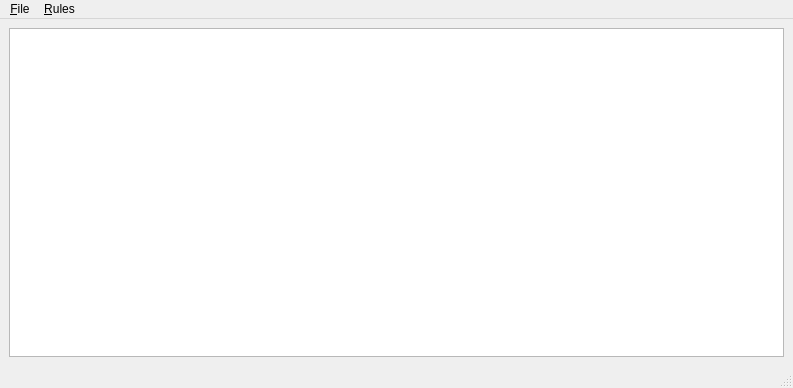
<?xml version="1.0" encoding="UTF-8"?>
<ui version="4.0">
 <class>MainWindow</class>
 <widget class="QMainWindow" name="MainWindow">
  <property name="geometry">
   <rect>
    <x>0</x>
    <y>0</y>
    <width>793</width>
    <height>388</height>
   </rect>
  </property>
  <property name="sizePolicy">
   <sizepolicy hsizetype="Preferred" vsizetype="Preferred">
    <horstretch>0</horstretch>
    <verstretch>0</verstretch>
   </sizepolicy>
  </property>
  <property name="windowTitle">
   <string>MainWindow</string>
  </property>
  <widget class="QWidget" name="centralwidget">
   <layout class="QVBoxLayout" name="verticalLayout_2">
    <item>
     <layout class="QVBoxLayout" name="verticalLayout" stretch="0">
      <property name="spacing">
       <number>0</number>
      </property>
      <property name="sizeConstraint">
       <enum>QLayout::SetNoConstraint</enum>
      </property>
      <property name="bottomMargin">
       <number>0</number>
      </property>
      <item>
       <widget class="QTableView" name="tableView">
        <property name="sizePolicy">
         <sizepolicy hsizetype="Minimum" vsizetype="Expanding">
          <horstretch>0</horstretch>
          <verstretch>0</verstretch>
         </sizepolicy>
        </property>
        <property name="layoutDirection">
         <enum>Qt::LeftToRight</enum>
        </property>
        <property name="editTriggers">
         <set>QAbstractItemView::NoEditTriggers</set>
        </property>
        <property name="showDropIndicator" stdset="0">
         <bool>false</bool>
        </property>
        <property name="alternatingRowColors">
         <bool>true</bool>
        </property>
        <property name="selectionMode">
         <enum>QAbstractItemView::SingleSelection</enum>
        </property>
        <property name="selectionBehavior">
         <enum>QAbstractItemView::SelectRows</enum>
        </property>
        <property name="textElideMode">
         <enum>Qt::ElideRight</enum>
        </property>
        <property name="sortingEnabled">
         <bool>false</bool>
        </property>
        <property name="wordWrap">
         <bool>false</bool>
        </property>
        <attribute name="horizontalHeaderStretchLastSection">
         <bool>true</bool>
        </attribute>
        <attribute name="verticalHeaderStretchLastSection">
         <bool>false</bool>
        </attribute>
       </widget>
      </item>
     </layout>
    </item>
   </layout>
  </widget>
  <widget class="QMenuBar" name="menubar">
   <property name="geometry">
    <rect>
     <x>0</x>
     <y>0</y>
     <width>793</width>
     <height>25</height>
    </rect>
   </property>
   <widget class="QMenu" name="menuFile">
    <property name="title">
     <string>&amp;File</string>
    </property>
    <addaction name="separator"/>
    <addaction name="actionExit"/>
   </widget>
   <widget class="QMenu" name="menuRules">
    <property name="title">
     <string>&amp;Rules</string>
    </property>
    <addaction name="actionDelete_selected"/>
    <addaction name="separator"/>
    <addaction name="actionShow_active_only"/>
    <addaction name="actionShow_all"/>
    <addaction name="separator"/>
   </widget>
   <addaction name="menuFile"/>
   <addaction name="menuRules"/>
  </widget>
  <widget class="QStatusBar" name="statusbar"/>
  <action name="actionExit">
   <property name="text">
    <string>&amp;Exit</string>
   </property>
  </action>
  <action name="actionAbout">
   <property name="text">
    <string>&amp;About</string>
   </property>
  </action>
  <action name="actionDelete_selected">
   <property name="text">
    <string>&amp;Delete selected</string>
   </property>
  </action>
  <action name="actionShow_active_only">
   <property name="checkable">
    <bool>true</bool>
   </property>
   <property name="checked">
    <bool>false</bool>
   </property>
   <property name="text">
    <string>&amp;Show active only</string>
   </property>
  </action>
  <action name="actionShow_all">
   <property name="checkable">
    <bool>true</bool>
   </property>
   <property name="checked">
    <bool>true</bool>
   </property>
   <property name="enabled">
    <bool>false</bool>
   </property>
   <property name="text">
    <string>Show &amp;all</string>
   </property>
  </action>
  <action name="actionPreferences">
   <property name="text">
    <string>Preferences</string>
   </property>
  </action>
  <action name="actionSave">
   <property name="text">
    <string>Save all to Rulesfile</string>
   </property>
  </action>
  <action name="actionPreferences_2">
   <property name="text">
    <string>Preferences</string>
   </property>
  </action>
  <action name="actionProcess_ID">
   <property name="checkable">
    <bool>true</bool>
   </property>
   <property name="checked">
    <bool>true</bool>
   </property>
   <property name="text">
    <string>&amp;Process ID</string>
   </property>
  </action>
  <action name="actionPermission">
   <property name="checkable">
    <bool>true</bool>
   </property>
   <property name="checked">
    <bool>true</bool>
   </property>
   <property name="text">
    <string>P&amp;ermission</string>
   </property>
  </action>
  <action name="actionFull_path">
   <property name="checkable">
    <bool>true</bool>
   </property>
   <property name="checked">
    <bool>true</bool>
   </property>
   <property name="text">
    <string>&amp;Full path</string>
   </property>
  </action>
  <action name="actionIN_allowed">
   <property name="checkable">
    <bool>true</bool>
   </property>
   <property name="checked">
    <bool>true</bool>
   </property>
   <property name="text">
    <string>IN &amp;allowed</string>
   </property>
  </action>
  <action name="actionIN_denied">
   <property name="text">
    <string>IN &amp;denied</string>
   </property>
  </action>
  <action name="actionOUT_allowed">
   <property name="checkable">
    <bool>true</bool>
   </property>
   <property name="checked">
    <bool>true</bool>
   </property>
   <property name="text">
    <string>&amp;OUT allowed</string>
   </property>
  </action>
  <action name="actionOUT_denied">
   <property name="text">
    <string>O&amp;UT denied</string>
   </property>
  </action>
 </widget>
 <tabstops>
  <tabstop>tableView</tabstop>
 </tabstops>
 <resources/>
 <connections>
  <connection>
   <sender>actionProcess_ID</sender>
   <signal>changed()</signal>
   <receiver>actionProcess_ID</receiver>
   <slot>toggle()</slot>
   <hints>
    <hint type="sourcelabel">
     <x>-1</x>
     <y>-1</y>
    </hint>
    <hint type="destinationlabel">
     <x>-1</x>
     <y>-1</y>
    </hint>
   </hints>
  </connection>
 </connections>
</ui>
